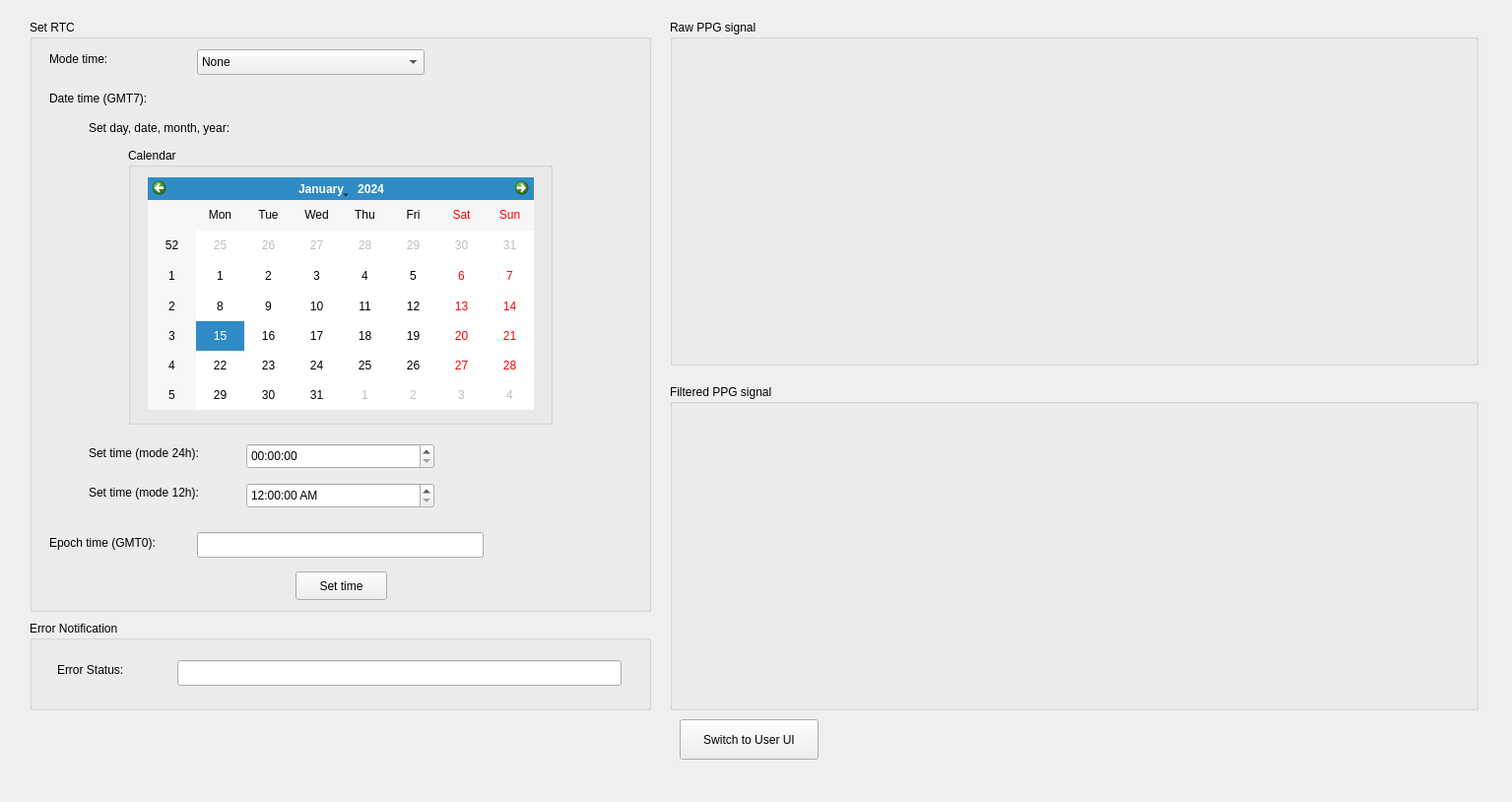
<?xml version="1.0" encoding="UTF-8"?>
<ui version="4.0">
 <class>Dev_UI</class>
 <widget class="QWidget" name="Dev_UI">
  <property name="geometry">
   <rect>
    <x>0</x>
    <y>0</y>
    <width>1535</width>
    <height>814</height>
   </rect>
  </property>
  <property name="windowTitle">
   <string>Form</string>
  </property>
  <widget class="QGroupBox" name="Filtered_PPG">
   <property name="geometry">
    <rect>
     <x>680</x>
     <y>390</y>
     <width>821</width>
     <height>331</height>
    </rect>
   </property>
   <property name="title">
    <string>Filtered PPG signal</string>
   </property>
  </widget>
  <widget class="QPushButton" name="btn_switch_to_user_ui">
   <property name="geometry">
    <rect>
     <x>690</x>
     <y>730</y>
     <width>141</width>
     <height>41</height>
    </rect>
   </property>
   <property name="text">
    <string>Switch to User UI</string>
   </property>
  </widget>
  <widget class="QGroupBox" name="Raw_PPG">
   <property name="geometry">
    <rect>
     <x>680</x>
     <y>20</y>
     <width>821</width>
     <height>351</height>
    </rect>
   </property>
   <property name="title">
    <string>Raw PPG signal</string>
   </property>
  </widget>
  <widget class="QGroupBox" name="Set_RTC">
   <property name="geometry">
    <rect>
     <x>30</x>
     <y>20</y>
     <width>631</width>
     <height>601</height>
    </rect>
   </property>
   <property name="title">
    <string>Set RTC</string>
   </property>
   <widget class="QPushButton" name="btn_set_rtc">
    <property name="geometry">
     <rect>
      <x>270</x>
      <y>560</y>
      <width>93</width>
      <height>29</height>
     </rect>
    </property>
    <property name="text">
     <string>Set time</string>
    </property>
   </widget>
   <widget class="QComboBox" name="cbb_mode_time">
    <property name="geometry">
     <rect>
      <x>170</x>
      <y>30</y>
      <width>231</width>
      <height>26</height>
     </rect>
    </property>
    <item>
     <property name="text">
      <string>None</string>
     </property>
    </item>
    <item>
     <property name="text">
      <string>Date time mode 12h</string>
     </property>
    </item>
    <item>
     <property name="text">
      <string>Date time mode 24h</string>
     </property>
    </item>
    <item>
     <property name="text">
      <string>Epoch time</string>
     </property>
    </item>
   </widget>
   <widget class="QLabel" name="lbl_epoch_time">
    <property name="geometry">
     <rect>
      <x>20</x>
      <y>520</y>
      <width>141</width>
      <height>21</height>
     </rect>
    </property>
    <property name="text">
     <string>Epoch time (GMT0):</string>
    </property>
   </widget>
   <widget class="QLabel" name="lbl_mode_time">
    <property name="geometry">
     <rect>
      <x>20</x>
      <y>30</y>
      <width>81</width>
      <height>20</height>
     </rect>
    </property>
    <property name="text">
     <string>Mode time:</string>
    </property>
   </widget>
   <widget class="QLineEdit" name="line_epoch_time">
    <property name="geometry">
     <rect>
      <x>170</x>
      <y>520</y>
      <width>291</width>
      <height>26</height>
     </rect>
    </property>
   </widget>
   <widget class="QLabel" name="lbl_date_time">
    <property name="geometry">
     <rect>
      <x>20</x>
      <y>70</y>
      <width>131</width>
      <height>20</height>
     </rect>
    </property>
    <property name="text">
     <string>Date time (GMT7):</string>
    </property>
   </widget>
   <widget class="QTimeEdit" name="te_mode_24">
    <property name="geometry">
     <rect>
      <x>220</x>
      <y>430</y>
      <width>191</width>
      <height>26</height>
     </rect>
    </property>
    <property name="displayFormat">
     <string>hh:mm:ss</string>
    </property>
   </widget>
   <widget class="QLabel" name="lbl_set_ddmy">
    <property name="geometry">
     <rect>
      <x>60</x>
      <y>100</y>
      <width>201</width>
      <height>20</height>
     </rect>
    </property>
    <property name="text">
     <string>Set day, date, month, year:</string>
    </property>
   </widget>
   <widget class="QLabel" name="lbl_mode_24">
    <property name="geometry">
     <rect>
      <x>60</x>
      <y>430</y>
      <width>151</width>
      <height>20</height>
     </rect>
    </property>
    <property name="text">
     <string>Set time (mode 24h):</string>
    </property>
   </widget>
   <widget class="QLabel" name="lbl_mode_12">
    <property name="geometry">
     <rect>
      <x>60</x>
      <y>470</y>
      <width>151</width>
      <height>20</height>
     </rect>
    </property>
    <property name="text">
     <string>Set time (mode 12h):</string>
    </property>
   </widget>
   <widget class="QTimeEdit" name="te_mode_12">
    <property name="geometry">
     <rect>
      <x>220</x>
      <y>470</y>
      <width>191</width>
      <height>26</height>
     </rect>
    </property>
    <property name="displayFormat">
     <string>hh:mm:ss AP</string>
    </property>
   </widget>
   <widget class="QGroupBox" name="Calendar">
    <property name="geometry">
     <rect>
      <x>100</x>
      <y>130</y>
      <width>431</width>
      <height>281</height>
     </rect>
    </property>
    <property name="title">
     <string>Calendar</string>
    </property>
    <widget class="QCalendarWidget" name="calendar_widget">
     <property name="geometry">
      <rect>
       <x>20</x>
       <y>30</y>
       <width>392</width>
       <height>236</height>
      </rect>
     </property>
    </widget>
   </widget>
  </widget>
  <widget class="QGroupBox" name="Notification">
   <property name="geometry">
    <rect>
     <x>30</x>
     <y>630</y>
     <width>631</width>
     <height>91</height>
    </rect>
   </property>
   <property name="title">
    <string>Error Notification</string>
   </property>
   <widget class="QLabel" name="lbl_err_noti">
    <property name="geometry">
     <rect>
      <x>28</x>
      <y>40</y>
      <width>91</width>
      <height>20</height>
     </rect>
    </property>
    <property name="text">
     <string>Error Status:</string>
    </property>
   </widget>
   <widget class="QLineEdit" name="line_err_noti">
    <property name="geometry">
     <rect>
      <x>150</x>
      <y>40</y>
      <width>451</width>
      <height>26</height>
     </rect>
    </property>
   </widget>
  </widget>
 </widget>
 <resources/>
 <connections/>
</ui>
